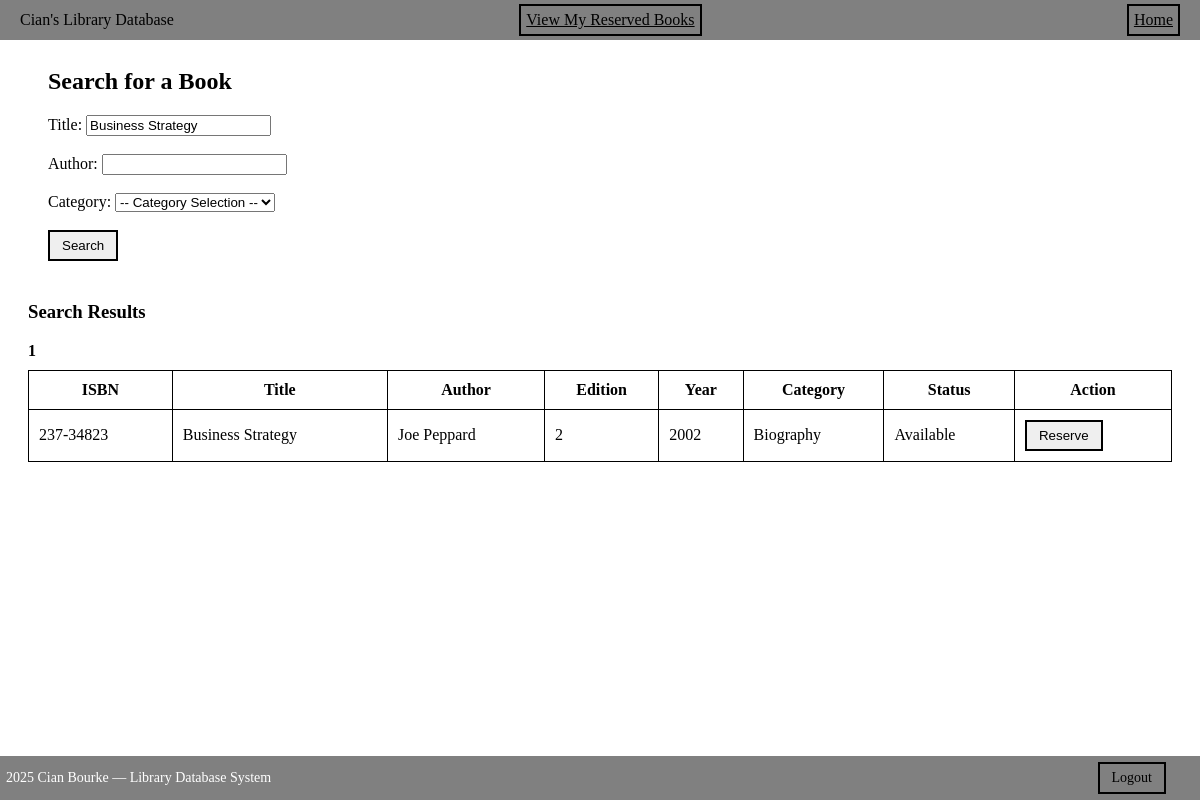
The page /Search.php?title=Business Strategy (signed in) on the database its author committed.
### tables this page shows
CREATE TABLE `books` (
  `ISBN` varchar(13) NOT NULL,
  `BookTitle` varchar(200) NOT NULL,
  `Author` varchar(100) DEFAULT NULL,
  `Edition` varchar(100) DEFAULT NULL,
  `Book_Year` int(11) DEFAULT NULL,
  `CategoryID` varchar(10) DEFAULT NULL,
  `reserved` char(1) DEFAULT 'N'
);

CREATE TABLE `category` (
  `CategoryID` varchar(10) NOT NULL,
  `CategoryDescription` varchar(50) NOT NULL
);

### Search.php (the view, shortened to what this page needs)
<?php
include 'Header.php';
$mysqli = new mysqli("localhost", "root", "", "assignmentproject");
$title    = trim($_GET['title'] ?? '');
$author   = trim($_GET['author'] ?? '');
$rows_per_page = 5;
$page = max(1, intval($_GET['page'] ?? 1));
$offset = ($page - 1) * $rows_per_page;
$sql = "SELECT SQL_CALC_FOUND_ROWS books.*, category.CategoryDescription
        FROM books
        JOIN category ON books.CategoryID = category.CategoryID
        WHERE 1=1";
$params = [];
$types  = "";
if ($title !== '') {
    $sql .= " AND BookTitle LIKE ?";
    $params[] = "%$title%";
    $types .= "s";
}
$sql .= " LIMIT $rows_per_page OFFSET $offset";
$stmt = $mysqli->prepare($sql);
if (!empty($params)) {
    $stmt->bind_param($types, ...$params);
}
$stmt->execute();
$result = $stmt->get_result();
$total_rows = $mysqli->query("SELECT FOUND_ROWS() AS total")->fetch_assoc()['total'];
$total_pages = ceil($total_rows / $rows_per_page);
?>
<!DOCTYPE html>
<html>
<head>
</head>
<body>
<div class="search-box">
    <h2>Search for a Book</h2>
    <form method="get">
        Title:
        <input type="text" name="title" value="<?php echo htmlspecialchars($title); ?>">
        <br><br>
        Author:
        <input type="text" name="author" value="<?php echo htmlspecialchars($author); ?>">
        <br><br>
        Category:
        <select name="category">
            <option value="">-- Category Selection --</option>
        </select>
        <br><br>
        <button type="submit" class="btn">Search</button>
    </form>
</div>
<h3>Search Results</h3>
<div style="margin-bottom: 10px;">
    <?php for ($i = 1; $i <= $total_pages; $i++): ?>
        <?php if ($i == $page): ?>
            <strong><?php echo $i; ?></strong>
        <?php endif; ?>
    <?php endfor; ?>
</div>
<table>
    <tr>
        <th>ISBN</th>
        <th>Title</th>
        <th>Author</th>
        <th>Edition</th>
        <th>Year</th>
        <th>Category</th>
        <th>Status</th>
        <th>Action</th>
    </tr>
    <?php while ($row = $result->fetch_assoc()): ?>
        <tr>
            <td><?php echo htmlspecialchars($row['ISBN']); ?></td>
            <td><?php echo htmlspecialchars($row['BookTitle']); ?></td>
            <td><?php echo htmlspecialchars($row['Author']); ?></td>
            <td><?php echo htmlspecialchars($row['Edition']); ?></td>
            <td><?php echo htmlspecialchars($row['Book_Year']); ?></td>
            <td><?php echo htmlspecialchars($row['CategoryDescription']); ?></td>
            <td><?php echo $row['reserved'] === 'Y' ? "Reserved" : "Available"; ?></td>
            <td>
                <?php if ($row['reserved'] === 'Y'): ?>
                    <em>Not available</em>
                <?php else: ?>
                    <form method="post" action="Reserve.php">
                        <button type="submit" class="btn">Reserve</button>
                    </form>
                <?php endif; ?>
            </td>
        </tr>
    <?php endwhile; ?>
</table>
</body>
</html>
<?php include 'Footer.php'; ?>

### Search.php (style rules this page uses)
body { background-color: white; padding: 20px; }
.search-box { background: white; padding: 20px; border-radius: 10px; margin-bottom: 20px; }
table { width: 100%; border-collapse: collapse; background: white; }
th, td { padding: 10px; border: 1px solid black; }
.btn { padding: 6px 12px; color: white; cursor: pointer; text-decoration: none; border: 2px solid black; display: inline-block; color: black; }

### rows shown on the page
books: ISBN "237-34823", BookTitle "Business Strategy", Author "Joe Peppard", Edition "2", Book_Year "2002", CategoryID.CategoryDescription "Biography", reserved "Available"
